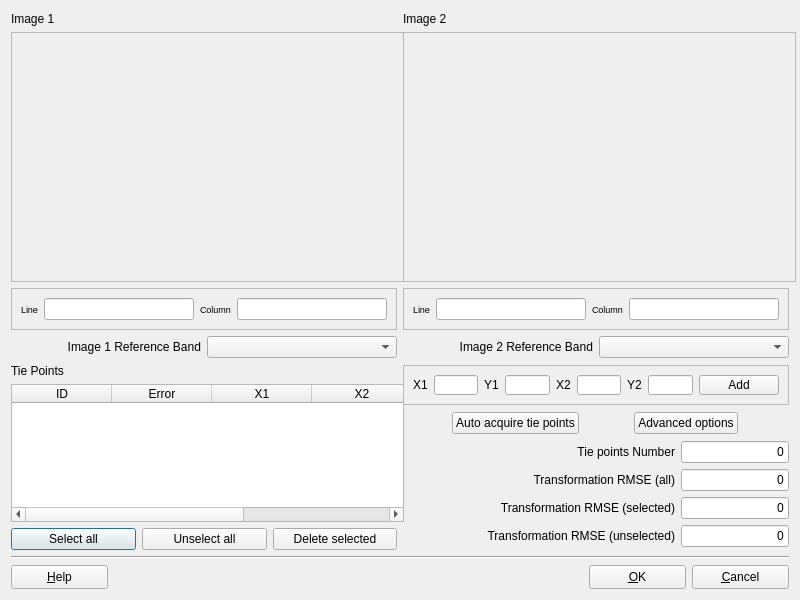
<?xml version="1.0" encoding="UTF-8"?>
<ui version="4.0">
 <class>TiePointsLocatorForm</class>
 <widget class="QDialog" name="TiePointsLocatorForm">
  <property name="geometry">
   <rect>
    <x>0</x>
    <y>0</y>
    <width>800</width>
    <height>600</height>
   </rect>
  </property>
  <property name="minimumSize">
   <size>
    <width>450</width>
    <height>380</height>
   </size>
  </property>
  <property name="windowTitle">
   <string>Tie Points Locator</string>
  </property>
  <property name="layoutDirection">
   <enum>Qt::LeftToRight</enum>
  </property>
  <layout class="QGridLayout" name="gridLayout_6">
   <item row="0" column="0" colspan="2">
    <layout class="QGridLayout" name="gridLayout">
     <item row="0" column="0">
      <widget class="QLabel" name="label">
       <property name="minimumSize">
        <size>
         <width>0</width>
         <height>15</height>
        </size>
       </property>
       <property name="maximumSize">
        <size>
         <width>16777215</width>
         <height>15</height>
        </size>
       </property>
       <property name="text">
        <string>Image 1</string>
       </property>
      </widget>
     </item>
     <item row="0" column="1">
      <widget class="QLabel" name="label_2">
       <property name="maximumSize">
        <size>
         <width>16777215</width>
         <height>15</height>
        </size>
       </property>
       <property name="text">
        <string>Image 2</string>
       </property>
      </widget>
     </item>
     <item row="1" column="0">
      <widget class="QFrame" name="m_image1Frame">
       <property name="minimumSize">
        <size>
         <width>393</width>
         <height>250</height>
        </size>
       </property>
       <property name="frameShape">
        <enum>QFrame::StyledPanel</enum>
       </property>
       <property name="frameShadow">
        <enum>QFrame::Raised</enum>
       </property>
      </widget>
     </item>
     <item row="1" column="1">
      <widget class="QFrame" name="m_image2Frame">
       <property name="minimumSize">
        <size>
         <width>393</width>
         <height>250</height>
        </size>
       </property>
       <property name="frameShape">
        <enum>QFrame::StyledPanel</enum>
       </property>
       <property name="frameShadow">
        <enum>QFrame::Raised</enum>
       </property>
      </widget>
     </item>
     <item row="2" column="0">
      <widget class="QFrame" name="frame">
       <property name="sizePolicy">
        <sizepolicy hsizetype="Preferred" vsizetype="Fixed">
         <horstretch>0</horstretch>
         <verstretch>0</verstretch>
        </sizepolicy>
       </property>
       <property name="frameShape">
        <enum>QFrame::StyledPanel</enum>
       </property>
       <property name="frameShadow">
        <enum>QFrame::Raised</enum>
       </property>
       <layout class="QHBoxLayout" name="horizontalLayout_2">
        <item>
         <widget class="QLabel" name="label_5">
          <property name="font">
           <font>
            <pointsize>7</pointsize>
           </font>
          </property>
          <property name="text">
           <string>Line</string>
          </property>
         </widget>
        </item>
        <item>
         <widget class="QLineEdit" name="m_currentImage1LineLineEdit">
          <property name="font">
           <font>
            <pointsize>7</pointsize>
           </font>
          </property>
          <property name="readOnly">
           <bool>true</bool>
          </property>
         </widget>
        </item>
        <item>
         <widget class="QLabel" name="label_15">
          <property name="font">
           <font>
            <pointsize>7</pointsize>
           </font>
          </property>
          <property name="text">
           <string>Column</string>
          </property>
         </widget>
        </item>
        <item>
         <widget class="QLineEdit" name="m_currentImage1ColumnLineEdit">
          <property name="font">
           <font>
            <pointsize>7</pointsize>
           </font>
          </property>
          <property name="readOnly">
           <bool>true</bool>
          </property>
         </widget>
        </item>
       </layout>
      </widget>
     </item>
     <item row="2" column="1">
      <widget class="QFrame" name="frame_3">
       <property name="sizePolicy">
        <sizepolicy hsizetype="Preferred" vsizetype="Fixed">
         <horstretch>0</horstretch>
         <verstretch>0</verstretch>
        </sizepolicy>
       </property>
       <property name="frameShape">
        <enum>QFrame::StyledPanel</enum>
       </property>
       <property name="frameShadow">
        <enum>QFrame::Raised</enum>
       </property>
       <layout class="QHBoxLayout" name="horizontalLayout_6">
        <item>
         <widget class="QLabel" name="label_18">
          <property name="font">
           <font>
            <pointsize>7</pointsize>
           </font>
          </property>
          <property name="text">
           <string>Line</string>
          </property>
         </widget>
        </item>
        <item>
         <widget class="QLineEdit" name="m_currentImage2LineLineEdit">
          <property name="font">
           <font>
            <pointsize>7</pointsize>
           </font>
          </property>
          <property name="readOnly">
           <bool>true</bool>
          </property>
         </widget>
        </item>
        <item>
         <widget class="QLabel" name="label_19">
          <property name="font">
           <font>
            <pointsize>7</pointsize>
           </font>
          </property>
          <property name="text">
           <string>Column</string>
          </property>
         </widget>
        </item>
        <item>
         <widget class="QLineEdit" name="m_currentImage2ColumnLineEdit">
          <property name="font">
           <font>
            <pointsize>7</pointsize>
           </font>
          </property>
          <property name="readOnly">
           <bool>true</bool>
          </property>
         </widget>
        </item>
       </layout>
      </widget>
     </item>
     <item row="3" column="0">
      <layout class="QHBoxLayout" name="horizontalLayout_4">
       <item>
        <widget class="QLabel" name="label_9">
         <property name="text">
          <string>Image 1 Reference Band</string>
         </property>
         <property name="alignment">
          <set>Qt::AlignRight|Qt::AlignTrailing|Qt::AlignVCenter</set>
         </property>
        </widget>
       </item>
       <item>
        <widget class="QComboBox" name="m_referenceBand1ComboBox"/>
       </item>
      </layout>
     </item>
     <item row="3" column="1">
      <layout class="QHBoxLayout" name="horizontalLayout_5">
       <item>
        <widget class="QLabel" name="label_10">
         <property name="text">
          <string>Image 2 Reference Band</string>
         </property>
         <property name="alignment">
          <set>Qt::AlignRight|Qt::AlignTrailing|Qt::AlignVCenter</set>
         </property>
        </widget>
       </item>
       <item>
        <widget class="QComboBox" name="m_referenceBand2ComboBox"/>
       </item>
      </layout>
     </item>
    </layout>
   </item>
   <item row="1" column="0">
    <layout class="QGridLayout" name="gridLayout_3">
     <item row="0" column="0">
      <widget class="QLabel" name="label_3">
       <property name="text">
        <string>Tie Points</string>
       </property>
      </widget>
     </item>
     <item row="1" column="0" colspan="3">
      <widget class="QTableWidget" name="m_tiePointsTableWidget">
       <property name="minimumSize">
        <size>
         <width>393</width>
         <height>0</height>
        </size>
       </property>
       <property name="sortingEnabled">
        <bool>true</bool>
       </property>
       <property name="wordWrap">
        <bool>false</bool>
       </property>
       <column>
        <property name="text">
         <string>ID</string>
        </property>
       </column>
       <column>
        <property name="text">
         <string>Error</string>
        </property>
       </column>
       <column>
        <property name="text">
         <string>X1</string>
        </property>
       </column>
       <column>
        <property name="text">
         <string>X2</string>
        </property>
       </column>
       <column>
        <property name="text">
         <string>Y2</string>
        </property>
       </column>
      </widget>
     </item>
     <item row="2" column="0">
      <widget class="QPushButton" name="m_selectAllPushButton">
       <property name="text">
        <string>Select all</string>
       </property>
      </widget>
     </item>
     <item row="2" column="1">
      <widget class="QPushButton" name="m_unselectAllPushButton">
       <property name="text">
        <string>Unselect all</string>
       </property>
      </widget>
     </item>
     <item row="2" column="2">
      <widget class="QPushButton" name="m_deleteSelectedPushButton">
       <property name="text">
        <string>Delete selected</string>
       </property>
      </widget>
     </item>
    </layout>
   </item>
   <item row="1" column="1">
    <layout class="QGridLayout" name="gridLayout_4">
     <item row="0" column="0">
      <widget class="QFrame" name="frame_2">
       <property name="sizePolicy">
        <sizepolicy hsizetype="Fixed" vsizetype="Fixed">
         <horstretch>0</horstretch>
         <verstretch>0</verstretch>
        </sizepolicy>
       </property>
       <property name="maximumSize">
        <size>
         <width>16777215</width>
         <height>40</height>
        </size>
       </property>
       <property name="frameShape">
        <enum>QFrame::StyledPanel</enum>
       </property>
       <property name="frameShadow">
        <enum>QFrame::Raised</enum>
       </property>
       <layout class="QGridLayout" name="gridLayout_5">
        <item row="0" column="0">
         <widget class="QLabel" name="label_11">
          <property name="text">
           <string>X1</string>
          </property>
         </widget>
        </item>
        <item row="0" column="1">
         <widget class="QLineEdit" name="m_x1LineEdit"/>
        </item>
        <item row="0" column="2">
         <widget class="QLabel" name="label_12">
          <property name="text">
           <string>Y1</string>
          </property>
         </widget>
        </item>
        <item row="0" column="3">
         <widget class="QLineEdit" name="m_y1LineEdit"/>
        </item>
        <item row="0" column="4">
         <widget class="QLabel" name="label_13">
          <property name="text">
           <string>X2</string>
          </property>
         </widget>
        </item>
        <item row="0" column="5">
         <widget class="QLineEdit" name="m_x2LineEdit"/>
        </item>
        <item row="0" column="6">
         <widget class="QLabel" name="label_14">
          <property name="text">
           <string>Y2</string>
          </property>
         </widget>
        </item>
        <item row="0" column="7">
         <widget class="QLineEdit" name="m_y2LineEdit"/>
        </item>
        <item row="0" column="8">
         <widget class="QPushButton" name="m_addPushButton">
          <property name="text">
           <string>Add</string>
          </property>
         </widget>
        </item>
       </layout>
      </widget>
     </item>
     <item row="1" column="0">
      <layout class="QHBoxLayout" name="horizontalLayout_3">
       <item>
        <widget class="QPushButton" name="m_autoAcquireTiePointsPushButton">
         <property name="sizePolicy">
          <sizepolicy hsizetype="Fixed" vsizetype="Fixed">
           <horstretch>0</horstretch>
           <verstretch>0</verstretch>
          </sizepolicy>
         </property>
         <property name="text">
          <string>Auto acquire tie points</string>
         </property>
        </widget>
       </item>
       <item>
        <widget class="QPushButton" name="m_advancedOptionsPushButton">
         <property name="sizePolicy">
          <sizepolicy hsizetype="Fixed" vsizetype="Fixed">
           <horstretch>0</horstretch>
           <verstretch>0</verstretch>
          </sizepolicy>
         </property>
         <property name="text">
          <string>Advanced options</string>
         </property>
        </widget>
       </item>
      </layout>
     </item>
     <item row="2" column="0">
      <layout class="QGridLayout" name="gridLayout_2">
       <item row="0" column="0">
        <widget class="QLabel" name="label_4">
         <property name="text">
          <string>Tie points Number</string>
         </property>
         <property name="alignment">
          <set>Qt::AlignRight|Qt::AlignTrailing|Qt::AlignVCenter</set>
         </property>
        </widget>
       </item>
       <item row="0" column="1">
        <widget class="QLineEdit" name="m_tiePointsNumberLineEdit">
         <property name="sizePolicy">
          <sizepolicy hsizetype="Fixed" vsizetype="Fixed">
           <horstretch>0</horstretch>
           <verstretch>0</verstretch>
          </sizepolicy>
         </property>
         <property name="minimumSize">
          <size>
           <width>0</width>
           <height>10</height>
          </size>
         </property>
         <property name="text">
          <string>0</string>
         </property>
         <property name="alignment">
          <set>Qt::AlignRight|Qt::AlignTrailing|Qt::AlignVCenter</set>
         </property>
         <property name="readOnly">
          <bool>true</bool>
         </property>
        </widget>
       </item>
       <item row="1" column="0">
        <widget class="QLabel" name="label_6">
         <property name="text">
          <string>Transformation RMSE (all)</string>
         </property>
         <property name="alignment">
          <set>Qt::AlignRight|Qt::AlignTrailing|Qt::AlignVCenter</set>
         </property>
        </widget>
       </item>
       <item row="1" column="1">
        <widget class="QLineEdit" name="m_transformationRMSEAllLineEdit">
         <property name="sizePolicy">
          <sizepolicy hsizetype="Fixed" vsizetype="Fixed">
           <horstretch>0</horstretch>
           <verstretch>0</verstretch>
          </sizepolicy>
         </property>
         <property name="minimumSize">
          <size>
           <width>0</width>
           <height>0</height>
          </size>
         </property>
         <property name="text">
          <string>0</string>
         </property>
         <property name="alignment">
          <set>Qt::AlignRight|Qt::AlignTrailing|Qt::AlignVCenter</set>
         </property>
         <property name="readOnly">
          <bool>true</bool>
         </property>
        </widget>
       </item>
       <item row="2" column="0">
        <widget class="QLabel" name="label_7">
         <property name="text">
          <string>Transformation RMSE (selected)</string>
         </property>
         <property name="alignment">
          <set>Qt::AlignRight|Qt::AlignTrailing|Qt::AlignVCenter</set>
         </property>
        </widget>
       </item>
       <item row="2" column="1">
        <widget class="QLineEdit" name="m_transformationRMSESelectedLineEdit">
         <property name="sizePolicy">
          <sizepolicy hsizetype="Fixed" vsizetype="Fixed">
           <horstretch>0</horstretch>
           <verstretch>0</verstretch>
          </sizepolicy>
         </property>
         <property name="minimumSize">
          <size>
           <width>0</width>
           <height>0</height>
          </size>
         </property>
         <property name="text">
          <string>0</string>
         </property>
         <property name="alignment">
          <set>Qt::AlignRight|Qt::AlignTrailing|Qt::AlignVCenter</set>
         </property>
         <property name="readOnly">
          <bool>true</bool>
         </property>
        </widget>
       </item>
       <item row="3" column="0">
        <widget class="QLabel" name="label_8">
         <property name="text">
          <string>Transformation RMSE (unselected)</string>
         </property>
         <property name="alignment">
          <set>Qt::AlignRight|Qt::AlignTrailing|Qt::AlignVCenter</set>
         </property>
        </widget>
       </item>
       <item row="3" column="1">
        <widget class="QLineEdit" name="m_transformationRMSEunselectedLineEdit">
         <property name="sizePolicy">
          <sizepolicy hsizetype="Fixed" vsizetype="Fixed">
           <horstretch>0</horstretch>
           <verstretch>0</verstretch>
          </sizepolicy>
         </property>
         <property name="minimumSize">
          <size>
           <width>0</width>
           <height>0</height>
          </size>
         </property>
         <property name="text">
          <string>0</string>
         </property>
         <property name="alignment">
          <set>Qt::AlignRight|Qt::AlignTrailing|Qt::AlignVCenter</set>
         </property>
         <property name="readOnly">
          <bool>true</bool>
         </property>
        </widget>
       </item>
      </layout>
     </item>
    </layout>
   </item>
   <item row="2" column="0" colspan="2">
    <widget class="Line" name="line">
     <property name="orientation">
      <enum>Qt::Horizontal</enum>
     </property>
    </widget>
   </item>
   <item row="3" column="0" colspan="2">
    <layout class="QHBoxLayout" name="horizontalLayout">
     <item>
      <widget class="QPushButton" name="m_helpPushButton">
       <property name="sizePolicy">
        <sizepolicy hsizetype="Fixed" vsizetype="Fixed">
         <horstretch>0</horstretch>
         <verstretch>0</verstretch>
        </sizepolicy>
       </property>
       <property name="minimumSize">
        <size>
         <width>97</width>
         <height>24</height>
        </size>
       </property>
       <property name="text">
        <string>&amp;Help</string>
       </property>
      </widget>
     </item>
     <item>
      <spacer name="horizontalSpacer">
       <property name="orientation">
        <enum>Qt::Horizontal</enum>
       </property>
       <property name="sizeHint" stdset="0">
        <size>
         <width>136</width>
         <height>20</height>
        </size>
       </property>
      </spacer>
     </item>
     <item>
      <widget class="QPushButton" name="m_okPushButton">
       <property name="sizePolicy">
        <sizepolicy hsizetype="Fixed" vsizetype="Fixed">
         <horstretch>0</horstretch>
         <verstretch>0</verstretch>
        </sizepolicy>
       </property>
       <property name="minimumSize">
        <size>
         <width>97</width>
         <height>24</height>
        </size>
       </property>
       <property name="text">
        <string>&amp;OK</string>
       </property>
      </widget>
     </item>
     <item>
      <widget class="QPushButton" name="m_CancelPushButton">
       <property name="sizePolicy">
        <sizepolicy hsizetype="Fixed" vsizetype="Fixed">
         <horstretch>0</horstretch>
         <verstretch>0</verstretch>
        </sizepolicy>
       </property>
       <property name="minimumSize">
        <size>
         <width>97</width>
         <height>24</height>
        </size>
       </property>
       <property name="text">
        <string>&amp;Cancel</string>
       </property>
      </widget>
     </item>
    </layout>
   </item>
  </layout>
  <zorder>line</zorder>
  <zorder>frame_2</zorder>
 </widget>
 <resources/>
 <connections>
  <connection>
   <sender>m_CancelPushButton</sender>
   <signal>clicked()</signal>
   <receiver>TiePointsLocatorForm</receiver>
   <slot>close()</slot>
   <hints>
    <hint type="sourcelabel">
     <x>388</x>
     <y>361</y>
    </hint>
    <hint type="destinationlabel">
     <x>224</x>
     <y>189</y>
    </hint>
   </hints>
  </connection>
 </connections>
</ui>
